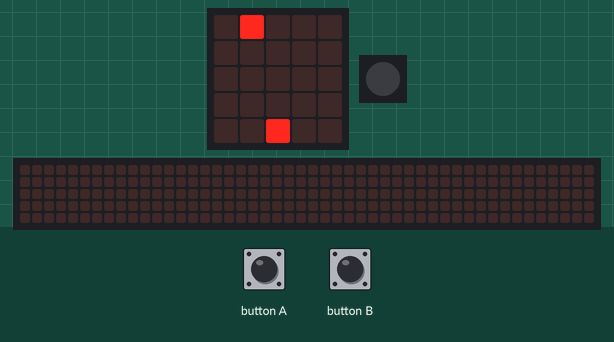
The program below on a simulated Calliope mini (MakeCode). Shown: the board's 5×5 LED display, 1 RGB LEDs in strip order, left to right, a strip that is not on the board, showing the scrolling text unrolled. Inputs (shaded band) come from the test bench. Random numbers come from a fixed seed; the 48×5 strip is a reading aid, not a part: it shows the text the display is scrolling, unrolled, one strip-width of it at a time.

Above: at 1.6 s.
1.7 s: button A pressed for 0.15 s
At 2.8 s:
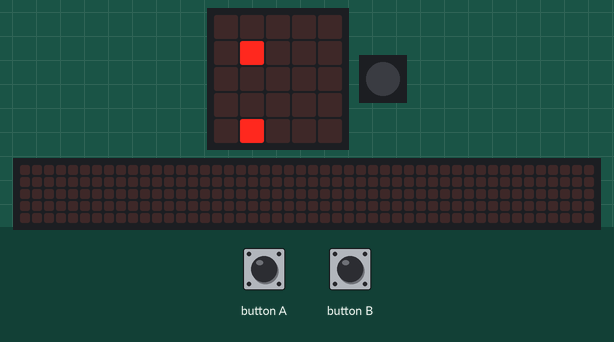
4.8 s: button B pressed for 0.15 s
At 5.4 s:
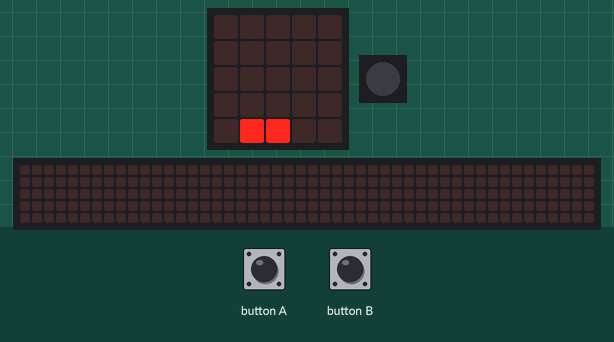
5.5 s: button B pressed for 0.15 s
At 5.87 s:
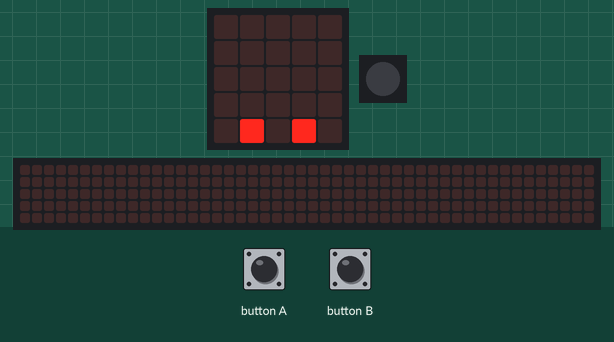
6.2 s: button A pressed for 0.15 s
At 6.42 s:
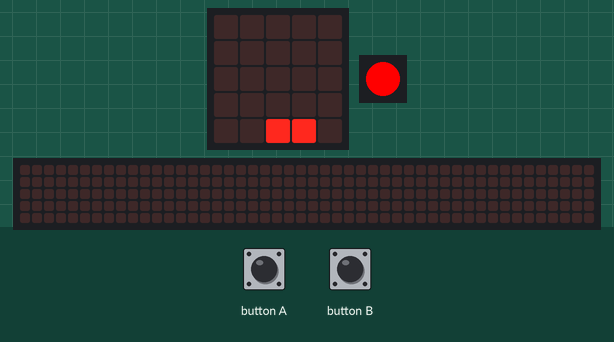
6.9 s: button A pressed for 0.15 s
At 7.18 s:
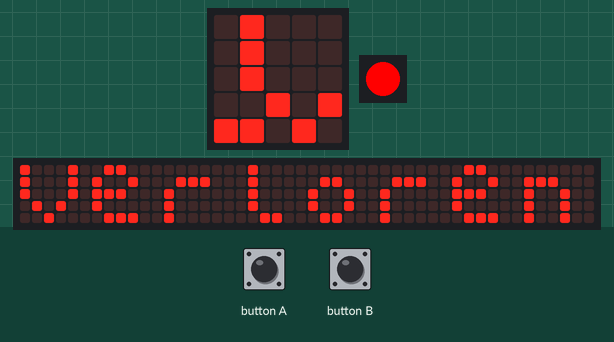
7.6 s: button B pressed for 0.15 s
At 8.08 s:
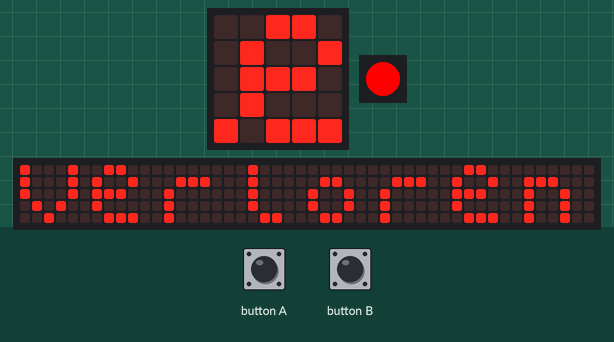
Timing chart, 0 to 10.6 s (numbered marks = the images above; inputs shaded):
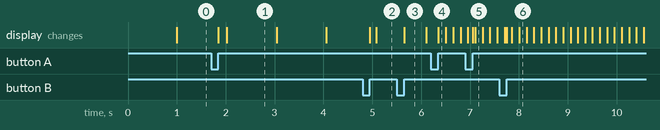

Measured:
- what the display in image 1 shows lasts 1.0 s, from 2.0 s to 3.0 s
- what the display in image 3 shows lasts 0.4 s, from 5.7 s to 6.1 s

The program:

Collect_the_apple.py
```python
def on_button_a():
    global x2
    if not (x2 - 1 < 0):
        PlayerUpdatePixels(x2, y2)
        x2 += -1
        PlayerUpdatePixels(x2, y2)
input.on_button_event(Button.A, input.button_event_click(), on_button_a)

def on_button_b():
    global x2
    if not (x2 + 1 > 4):
        PlayerUpdatePixels(x2, y2)
        x2 += 1
        PlayerUpdatePixels(x2, y2)
input.on_button_event(Button.B, input.button_event_click(), on_button_b)

def PlayerUpdatePixels(x: number, y: number):
    led.toggle(x, y)
def ChangeEnemyPosition(xpos: number, ypos: number):
    global Enemy_1_Y, Score, Enemy_1_X, GameTime
    led.unplot(Enemy_1_X, Enemy_1_Y)
    Enemy_1_Y += 1
    if not (Enemy_1_X == x2 and Enemy_1_Y == y2):
        led.toggle(Enemy_1_X, Enemy_1_Y)
    else:
        Score += 1
        Enemy_1_X = randint(0, 4)
        Enemy_1_Y = -1
        if GameTime > 0.2:
            GameTime = GameTime - 0.1
Score = 0
Enemy_1_Y = 0
Enemy_1_X = 0
y2 = 0
x2 = 0
GameTime = 0
led.toggle(2, 4)
GameTime = 1
x2 = 2
y2 = 4
Enemy_1_X = randint(0, 4)
Enemy_1_Y = -1

def on_forever():
    global Score
    if Enemy_1_Y >= 5:
        Score += 1
    if Score == 10:
        basic.set_led_color(basic.rgb(0, 255, 0))
        basic.show_leds("""
            . . . . .
            . . . . .
            . . . . .
            . . . . .
            . . . . .
            """)
        basic.show_string("Gewonnen!")
        control.reset()
    if Enemy_1_Y >= 5:
        basic.set_led_color(basic.rgb(255, 0, 0))
        basic.show_leds("""
            . . . . .
            . . . . .
            . . . . .
            . . . . .
            . . . . .
            """)
        basic.show_string("Verloren!")
        control.reset()
basic.forever(on_forever)

def on_forever2():
    basic.pause(GameTime * 1000)
    ChangeEnemyPosition(Enemy_1_X, Enemy_1_Y)
basic.forever(on_forever2)
```
